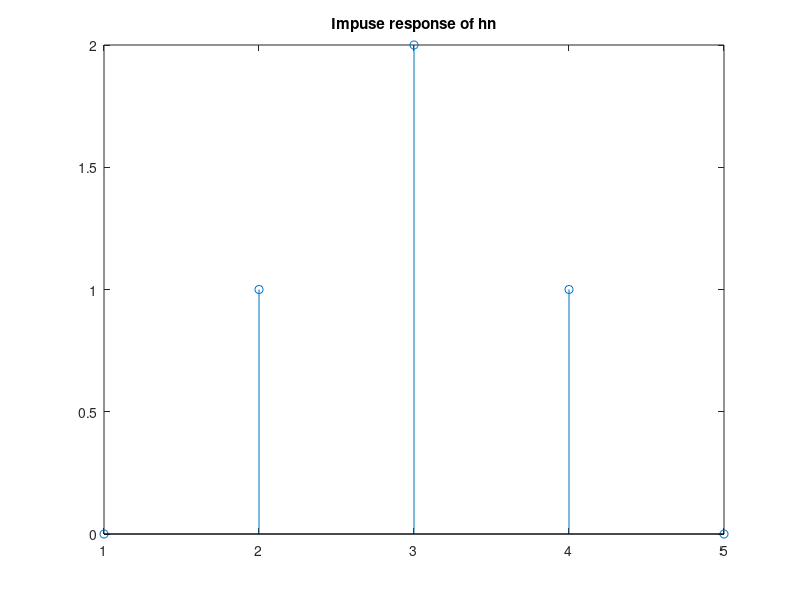
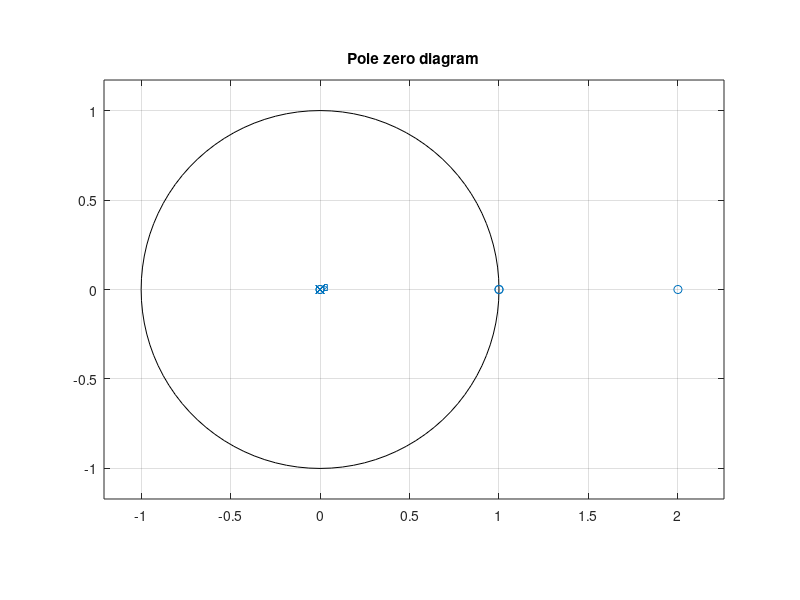
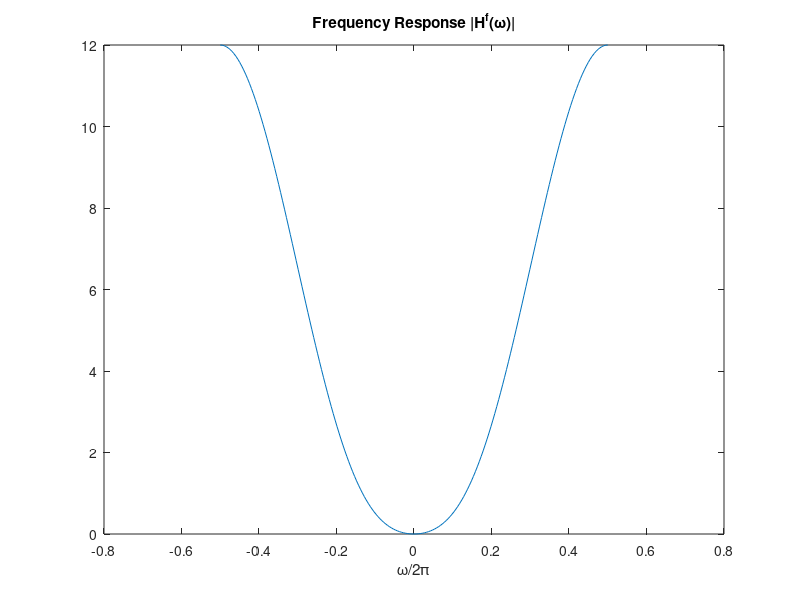

MATLAB code for these plots, in order:
clc;clear all; close all;
% for d=1
hn=[0 1 2 1 0];
b=poly(hn);
a=1;

% Stem plot
figure,stem(hn);
title('Impuse response of hn');

% Pole zero diagram
figure,zplane(b,a)
title('Pole zero diagram')

% Frequency Response
j=sqrt(-1);
om=linspace(-pi,pi,200);
Hf=polyval(b,exp(j*om))./polyval(a,exp(j*om));
figure,plot(om/(2*pi),abs(Hf))
title('Frequency Response |H^f(\omega)|');
xlabel('\omega/2\pi');
